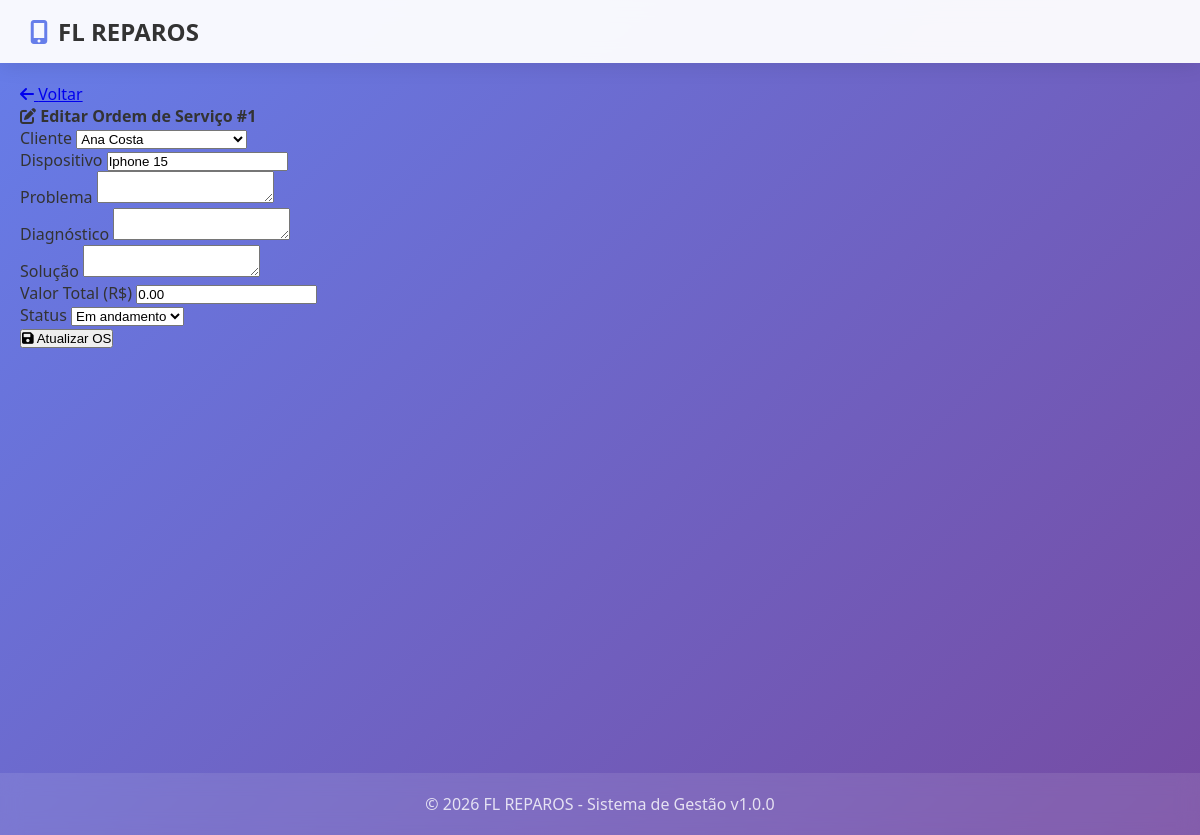
The app's page /modules/service_orders/edit.php?id=1 with its own data.
### tables this page shows
CREATE TABLE `service_orders` (
  `id` int(11) NOT NULL AUTO_INCREMENT,
  `customer_id` int(11) NOT NULL,
  `entry_datetime` datetime NOT NULL DEFAULT current_timestamp(),
  `exit_datetime` datetime DEFAULT NULL,
  `user_id` int(11) NOT NULL,
  `device` varchar(200) NOT NULL,
  `device_type` varchar(50) DEFAULT 'celular',
  `problem` text NOT NULL,
  `diagnosis` text DEFAULT NULL,
  `solution` text DEFAULT NULL,
  `total_cost` decimal(10,2) DEFAULT 0.00,
  `discount` decimal(10,2) DEFAULT 0.00,
  `payment_method` enum('dinheiro','pix','cartao_credito','cartao_debito') DEFAULT NULL,
  `payment_methods` text DEFAULT NULL,
  `installments` int(11) DEFAULT 1,
  `status` enum('open','in_progress','completed','invoiced','delivered','cancelled') DEFAULT 'open',
  `technical_report` text DEFAULT NULL,
  `reported_problem` text DEFAULT NULL,
  `customer_observations` text DEFAULT NULL,
  `internal_observations` text DEFAULT NULL,
  `device_powers_on` enum('sim','nao') DEFAULT 'sim',
  `device_password` varchar(100) DEFAULT NULL,
  `password_pattern` varchar(50) DEFAULT NULL,
  `checklist_case` tinyint(1) DEFAULT 0,
  `checklist_screen_protector` tinyint(1) DEFAULT 0,
  `checklist_camera` tinyint(1) DEFAULT 0,
  `checklist_housing` tinyint(1) DEFAULT 0,
  `checklist_lens` tinyint(1) DEFAULT 0,
  `checklist_battery` tinyint(1) DEFAULT 0,
  `checklist_buttons` tinyint(1) DEFAULT 0,
  `checklist_chip_tray` tinyint(1) DEFAULT 0,
  `checklist_charger` tinyint(1) DEFAULT 0,
  `checklist_headphones` tinyint(1) DEFAULT 0,
  `technician_name` varchar(100) DEFAULT NULL,
  `assistant_name` varchar(100) DEFAULT NULL,
  `created_at` timestamp NULL DEFAULT current_timestamp(),
  `updated_at` timestamp NULL DEFAULT current_timestamp() ON UPDATE current_timestamp(),
  `warranty_expiration` date DEFAULT NULL,
  `change_amount` decimal(10,2) DEFAULT 0.00,
  `deposit_amount` decimal(10,2) DEFAULT 0.00,
  `checklist_lens_condition` varchar(100) DEFAULT NULL,
  `checklist_back_cover` varchar(200) DEFAULT NULL,
  `checklist_screen` tinyint(1) DEFAULT 0,
  `checklist_connector` tinyint(1) DEFAULT 0,
  `checklist_camera_front_back` varchar(50) DEFAULT NULL,
  `checklist_face_id` tinyint(1) DEFAULT 0,
  `checklist_sim_card` tinyint(1) DEFAULT 0,
  `warranty_period` varchar(50) DEFAULT '90 dias',
  `image` varchar(255) DEFAULT NULL,
  `attendant_name` varchar(100) DEFAULT NULL,
  PRIMARY KEY (`id`),
  KEY `customer_id` (`customer_id`),
  KEY `user_id` (`user_id`),
  CONSTRAINT `service_orders_ibfk_1` FOREIGN KEY (`customer_id`) REFERENCES `customers` (`id`),
  CONSTRAINT `service_orders_ibfk_2` FOREIGN KEY (`user_id`) REFERENCES `users` (`id`)
);

CREATE TABLE `customers` (
  `id` int(11) NOT NULL AUTO_INCREMENT,
  `name` varchar(100) NOT NULL,
  `cpf_cnpj` varchar(18) DEFAULT NULL,
  `phone` varchar(20) DEFAULT NULL,
  `birth_date` date DEFAULT NULL,
  `email` varchar(100) DEFAULT NULL,
  `address` text DEFAULT NULL,
  `neighborhood` varchar(100) DEFAULT NULL,
  `city` varchar(100) DEFAULT NULL,
  `state` varchar(2) DEFAULT NULL,
  `zipcode` varchar(10) DEFAULT NULL,
  `notes` text DEFAULT NULL,
  `created_at` timestamp NULL DEFAULT current_timestamp(),
  `updated_at` timestamp NULL DEFAULT current_timestamp() ON UPDATE current_timestamp(),
  `deleted_at` timestamp NULL DEFAULT NULL COMMENT 'Data de deleção (soft delete)',
  PRIMARY KEY (`id`),
  KEY `idx_deleted_at` (`deleted_at`)
);

### modules/service_orders/edit.php (the view, shortened to what this page needs)
<?php
include('../../config/database.php');
include('../../includes/header.php');
$id = $_GET['id'];
$stmt = $conn->prepare("SELECT * FROM service_orders WHERE id = ?");
$stmt->execute([$id]);
$order = $stmt->fetch(PDO::FETCH_ASSOC);
$stmt_clients = $conn->prepare("SELECT id, name FROM customers ORDER BY name ASC");
$stmt_clients->execute();
$customers = $stmt_clients->fetchAll(PDO::FETCH_ASSOC);
?>
<div class="container mt-4">
    <div class="d-flex justify-content-between align-items-center mb-3">
        <div>
            <a href="index.php" class="btn btn-secondary me-2">
                <i class="fas fa-arrow-left"></i> Voltar
            </a>
            <h4 class="d-inline"><i class="fas fa-edit"></i> Editar Ordem de Serviço #<?= htmlspecialchars($order['id']) ?></h4>
        </div>
    </div>
    <div class="card shadow-sm rounded-3">
        <div class="card-body">
            <form method="POST">
                <div class="row mb-3">
                    <div class="col-md-6">
                        <label class="form-label">Cliente</label>
                        <select name="customer_id" class="form-control" required>
                            <?php foreach ($customers as $customer): ?>
                                <option value="<?= $customer['id'] ?>"
                                    <?= ($customer['id'] == $order['customer_id']) ? 'selected' : '' ?>>
                                    <?= htmlspecialchars($customer['name']) ?>
                                </option>
                            <?php endforeach; ?>
                        </select>
                    </div>
                    <div class="col-md-6">
                        <label class="form-label">Dispositivo</label>
                        <input type="text" name="device" value="<?= htmlspecialchars($order['device']) ?>" class="form-control" required>
                    </div>
                </div>
                <div class="row mb-3">
                    <div class="col-md-6">
                        <label class="form-label">Problema</label>
                        <textarea name="problem" class="form-control" required><?= htmlspecialchars($order['problem']) ?></textarea>
                    </div>
                    <div class="col-md-6">
                        <label class="form-label">Diagnóstico</label>
                        <textarea name="diagnosis" class="form-control"><?= htmlspecialchars($order['diagnosis']) ?></textarea>
                    </div>
                </div>
                <div class="row mb-3">
                    <div class="col-md-6">
                        <label class="form-label">Solução</label>
                        <textarea name="solution" class="form-control"><?= htmlspecialchars($order['solution']) ?></textarea>
                    </div>
                    <div class="col-md-3">
                        <label class="form-label">Valor Total (R$)</label>
                        <input type="number" step="0.01" name="total_cost" value="<?= htmlspecialchars($order['total_cost']) ?>" class="form-control">
                    </div>
                    <div class="col-md-3">
                        <label class="form-label">Status</label>
                        <select name="status" class="form-control">
                            <?php
                            $statuses = [
                                'open' => 'Aberta',
                                'in_progress' => 'Em andamento',
                                'completed' => 'Concluída',
                                'delivered' => 'Entregue',
                                'cancelled' => 'Cancelada'
                            ];
                            foreach ($statuses as $value => $label): ?>
                                <option value="<?= $value ?>" <?= ($order['status'] == $value) ? 'selected' : '' ?>>
                                    <?= $label ?>
                                </option>
                            <?php endforeach; ?>
                        </select>
                    </div>
                </div>
                <div class="text-end">
                    <button type="submit" class="btn btn-primary">
                        <i class="fas fa-save"></i> Atualizar OS
                    </button>
                </div>
            </form>
        </div>
    </div>
</div>
<?php include('../../includes/footer.php'); ?>

### assets/css/main.css (style rules this page uses)
* { margin: 0; padding: 0; box-sizing: border-box; }
body { font-family: 'Segoe UI', Tahoma, Geneva, Verdana, sans-serif; background: linear-gradient(135deg, #667eea 0%, #764ba2 100%); min-height: 100vh; color: #333; }
.container { max-width: 1400px; margin: 0 auto; padding: 20px; }

### includes/header.php (style rules this page uses)
* { margin: 0; padding: 0; box-sizing: border-box; }
body { font-family: 'Segoe UI', Tahoma, Geneva, Verdana, sans-serif; background: linear-gradient(135deg, #667eea 0%, #764ba2 100%); min-height: 100vh; }

### records on screen
service_orders: id "1", customer_id "Ana Costa", device "Iphone 15", total_cost "0.00", status "Em andamento"

### other values on screen
APP_NAME "FL REPAROS"
APP_VERSION "1.0.0"
